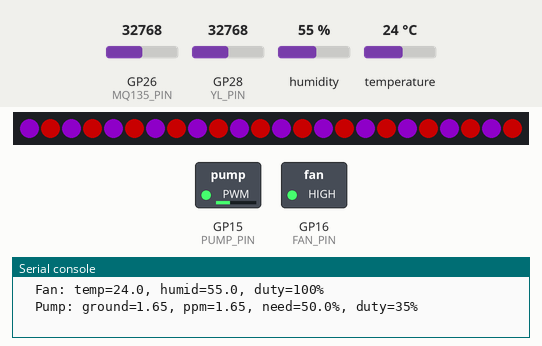
The program below on a simulated Raspberry Pi Pico running MicroPython. On the bench: 24 RGB LEDs in strip order, left to right, switched loads named in the program (green lamp = pin HIGH), the last lines printed to the serial console. The inputs (shaded band) are chosen by the test bench; at power-on: GP26 (MQ135_PIN) = 32768, GP28 (YL_PIN) = 32768, humidity 55 %, temperature 24 °C (analog values on the 0–65535 scale). Dim RGB values are drawn brighter than linear.

Above: at 0.3 s.
At 99.9 s:
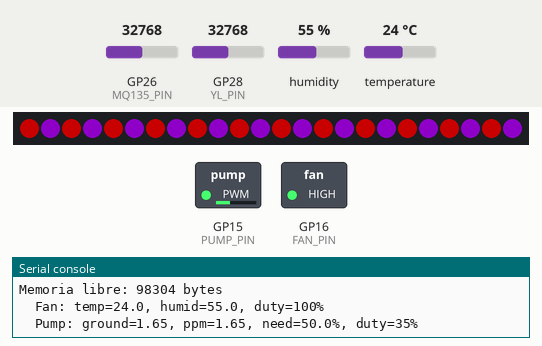
Timing chart, 0 to 101.4 s (numbered marks = the images above):
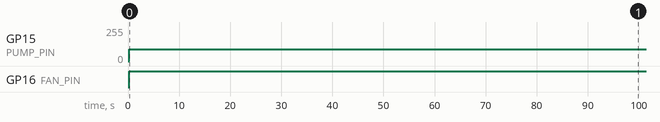

The program:

MiniMicro.py
```python
"""
ICCS - ESCUELA COLOMBIANA DE INGENIERIA JULIO GARAVITO
Proyecto: Sistema de monitoreo de invernadero

se usa para el microcontrolador pico 2w
------------------- 3.3 voltios ------------------
dht22: sensor de temperatura y humedad 3.3v - digital/analogo
lora rylr998: modulo de comunicacion 3.3v - digital
yl-100: sensor de calidad de suelo 3.3v - digital/analogo
------------------ 5 voltios ---------------------
mq135: sensor de calidad de aire 5v - digital/analogo
neopixel: tira de leds rgb 5v - pwm digital
------------------ 12 voltios --------------------
ventilador: ventilador de 12v - pwm digital
bomba: bomba de agua 12v - pwm digital
"""

import time, gc, random
from machine import Pin, ADC, UART, PWM
from neopixel import Neopixel
from PicoDHT22 import PicoDHT22

# Configuración de pines
DHT_PIN = Pin(2, Pin.IN, Pin.PULL_UP)  # pin del sensor DHT22
MQ135_PIN = Pin(26, Pin.IN)            # pin del sensor MQ135
YL_PIN = Pin(28, Pin.IN)               # pin del sensor de ambiente (YL-100)
PUMP_PIN = Pin(15)                     # pin de la bomba de agua
PUMP_FREQ = 25000                      # frecuencia de la bomba
FAN_FREQ = 1000                        # frecuencia del ventilador
FAN_PIN = Pin(16)                      # pin del ventilador
NEO_PIN = 3                            # pin del strip de LEDs
NUMPIXELS = 24                         # número de LEDs en el strip
# Define colors for the LEDs (R, G, B) values from 0-255
RED = (255, 0, 0)
BLUE = (0, 0, 255)
PURPLE = (180, 0, 255)
OFF = (0, 0, 0)

# Variables globales
temperature = 0.0   # Temperatura en °C
humidity = 0.0      # Humedad en %
ppm = 0             # PPM del sensor MQ135
ground = 0          # Valor del sensor YL-100
led_rgb = 'off'     # Color del LED
pump_ = 'off'       # Estado de la bomba

# Inicialización de dispositivos
dht_sensor = PicoDHT22(DHT_PIN)  # Inicializar sensor DHT22
mq_sensor = ADC(MQ135_PIN)  # Inicializar sensor MQ135
yl_sensor = ADC(YL_PIN)  # Inicializar sensor de ambiente (YL-100)
pump = PWM(PUMP_PIN, PUMP_FREQ)  # Inicializar bomba
fan = PWM(FAN_PIN, FAN_FREQ)  # Inicializar ventilador
strip = Neopixel(NUMPIXELS, 0, NEO_PIN, "GRB")  # Inicializar strip de LEDs
strip.brightness(100)  # Inicializar brillo del strip de LEDs

# Function to update the LED strip with two different colors
def update_led_strip(color1, color2):
    # Create a global variable to track position for rotation
    global led_position
    if 'led_position' not in globals():
        led_position = 0

    # Set LEDs with rotating pattern (odd=color1, even=color2)
    for i in range(NUMPIXELS):
        # Calculate position with rotation
        pos = (i + led_position) % NUMPIXELS
        if pos % 2 == 0:  # Even position
            strip.set_pixel(i, color2)
        else:  # Odd position
            strip.set_pixel(i, color1)

    # Increment position for next rotation
    led_position = (led_position + 1) % NUMPIXELS

    # Update status message
    led_rgb = f'la tira de led es de color {color1} y {color2} rotando'
    gc.collect()  # collect garbage
    strip.show()

# Función para leer el sensor DHT22
def read_sensors():
    global temperature, humidity, ppm, ground
    # Read DHT22 sensor (temperature and humidity)
    try:
        temperature, humidity = dht_sensor.read()
    except Exception as e:
        print(f"Error reading DHT22: {e}")
        temperature = 20
        humidity = 70
    # Read MQ135 sensor (air quality)
    mq_value = mq_sensor.read_u16()
    ppm = (mq_value / 65535) * 3.3
    # Read YL-100 sensor (soil moisture)
    yl_value = yl_sensor.read_u16()
    ground = (yl_value / 65535) * 3.3

# Función para controlar la bomba de agua
def write_pump():
    global ppm, ground
    # 100% is off and 0% is on
    # Calculate the watering need based on soil moisture
    watering_need = (ground / 3.3) * 100
    # Calculate the duty cycle for the pump
    if watering_need < 15:
        pump_percent = 100
        duty = int(0.0 * 65535)
    elif watering_need > 40 and watering_need < 60:
        pump_percent = 35
        duty = int(0.35 * 65535)
    else:
        pump_percent = 0
        duty = int(1 * 65535)
    # Apply duty cycle to pump
    pump.duty_u16(duty)
    pump_ = f'la bomba esta al {pump_percent}%'
    # Debug output
    print(f"\tPump: ground={ground:.2f}, ppm={ppm:.2f}, need={watering_need:.1f}%, duty={pump_percent}%")

# Función para controlar el ventilador
def write_fan():
    global temperature
    # Define setpoint and constants
    temp_setpoint = 18   # Desired temperature in Celsius
    # Calculate the temperature difference (how much above setpoint)
    temp_diff = temperature - temp_setpoint
    # Fan control logic - activate when difference is at least 0.5°C
    if temp_diff < 0:
        # Temperature is below setpoint - fan off
        duty = 0
        fan_percent = 0
    elif temp_diff < 0.5:
        # Temperature is below or just slightly above setpoint - fan at minimum 10%
        duty = int(0.60 * 65535)
        fan_percent = 60
    elif temp_diff < 0.75:
        # Difference is 0.5-0.75°C - fan at 15%
        duty = int(0.65 * 65535)
        fan_percent = 65
    elif temp_diff < 1.0:
        # Difference is 0.75-1.0°C - fan at 20%
        duty = int(0.70 * 65535)
        fan_percent = 70
    elif temp_diff < 1.25:
        # Difference is 1.0-1.25°C - fan at 25%
        duty = int(0.75 * 65535)
        fan_percent = 75
    elif temp_diff < 1.5:
        # Difference is 1.25-1.5°C - fan at 30%
        duty = int(0.80 * 65535)
        fan_percent = 80
    elif temp_diff < 1.75:
        # Difference is 1.5-1.75°C - fan at 35%
        duty = int(0.85 * 65535)
        fan_percent = 85
    elif temp_diff < 2.0:
        # Difference is 1.75-2.0°C - fan at 40%
        duty = int(0.90 * 65535)
        fan_percent = 90
    elif temp_diff < 2.25:
        # Difference is 2.0-2.25°C - fan at 45%
        duty = int(0.95 * 65535)
        fan_percent = 95
    elif temp_diff < 2.5:
        # Difference is 2.25-2.5°C - fan at 50%
        duty = int(1 * 65535)
        fan_percent = 100
    else:
        # Difference is 2.75°C or more - fan at maximum 60%
        duty = int(1 * 65535)
        fan_percent = 100
    # Apply duty cycle to fan
    fan.duty_u16(duty)
    # Debug output
    print(f"\tFan: temp={temperature:.1f}, humid={humidity:.1f}, duty={fan_percent}%")

def main_loop():
    global temperature, humidity, ppm, ground
    read_sensors()  # Read initial sensor values
    while True:
        update_led_strip(RED, PURPLE)  # Update the LED strip with the current colors
        write_fan() # Control the fan based on temperature and humidity
        write_pump() # Control the pump based on ppm and ground
        time.sleep(33)  # Keep the program running
        gc.collect()    # Collect garbage to free up memory
        read_sensors()
        print(f"\nMemoria libre: {gc.mem_free()} bytes") # Print free memory

main_loop()  # Start the main loop
```

Measured:
- by itself, GP15 (PUMP_PIN): 0/255 → 89/255 at 0.22 s
- by itself, GP16 (FAN_PIN): LOW → HIGH at 0.22 s
- what the display in image 0 shows lasts 33.2 s, from 0.2 s to 33.4 s
